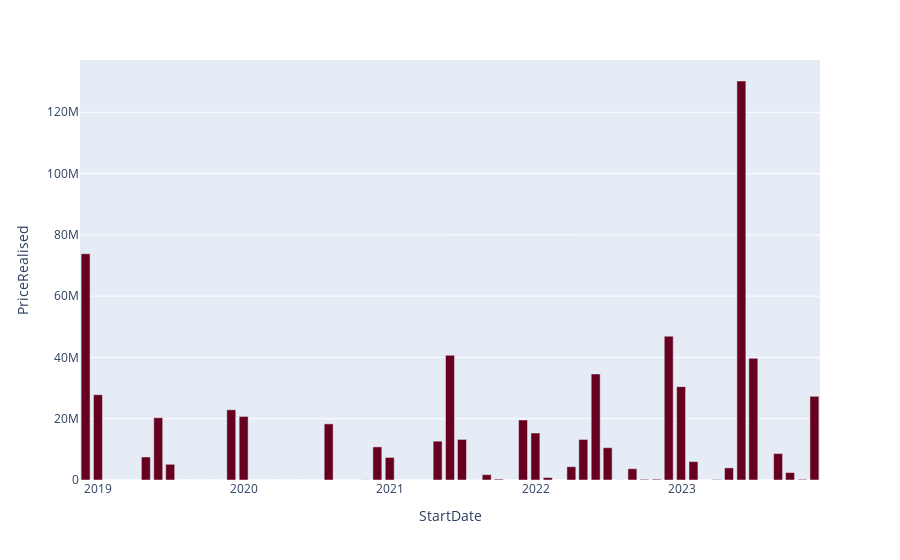

Notebook code for this chart:
### Code cell
px.bar(
    diamond_df.resample("1M")["PriceRealised"].sum(),
    y="PriceRealised",
    color_discrete_sequence=px.colors.sequential.RdBu,
)
